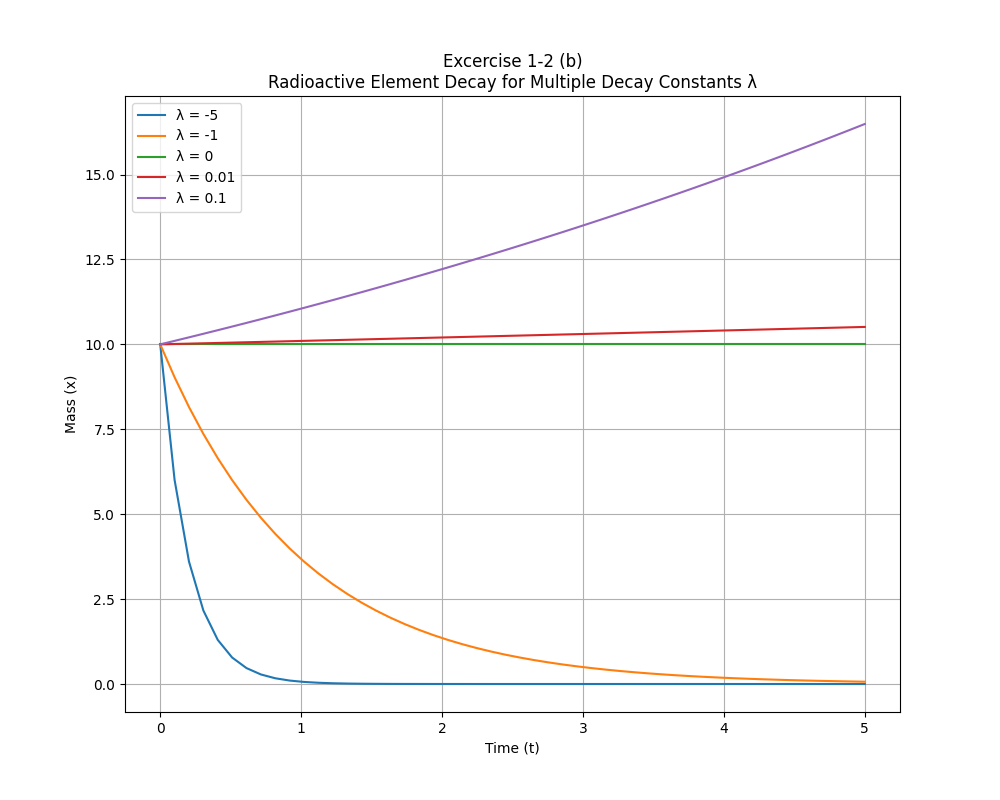

This figure's Python source:
'''
Filename: e_2_b.py
Date Created: 10/09/2025
Created by: Archit Jain
Email: architj@uw.edu
Student No: 2426587
Description: Excercise 1-2: (b)
A given mass x of a radioactive element obeys the following differential equation in time:
 ̇x = λx,
where λ is a constant describing the rate of decay.
Plot the solution for an initial condition x(0) = 10
From time t = 0 to t = 5 for λ = -5, -1, 0, 0.01, 0.1.
Please plot these all on the same figure. Include a legend.
'''

# Importing libraries
import numpy as np                  # for arrays data storage
import matplotlib.pyplot as plt     # for plotting graphs

# Define the function to compute x(t)
def compute_x_t(x_0, t, lambda_const):
    '''
    A function that loops and plot for each lambda_const with graph dim 10x8
    '''
    plt.figure(figsize=(10, 8))
    # looping for lambda in given list
    for λ in lambda_const:
        # x(t) = x(0) * e^(λ*t)
        x_t = x_0 * np.exp(λ * t)
        plt.plot(t, x_t, label=f'λ = {λ}')
    return plt

# Given: Initial condition
x_0 = 10

# Setting a time array from 0->5 with 50 points from t=0 to t=5
t = np.linspace(0, 5, 50)

# Setting list for decay constants λ from the given list:
lambda_const = [-5, -1, 0, 0.01, 0.1]

# Compute x(t) and plot them w.r.t t for differnet lambda
plt = compute_x_t(x_0, t, lambda_const)

# Adding legends to graph plotted
plt.xlabel('Time (t)')
plt.ylabel('Mass (x)')
plt.title('Excercise 1-2 (b)\nRadioactive Element Decay for Multiple Decay Constants λ')
plt.legend()
# Show grid to the plot
plt.grid(True)
# Display the graph plotted
plt.show()
